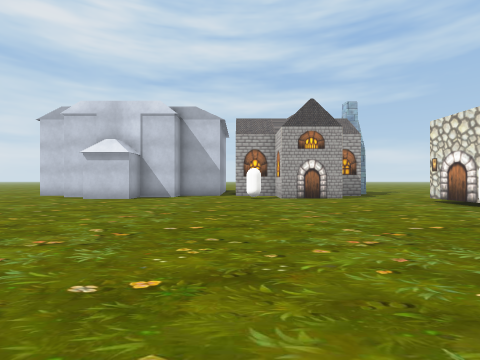
View 1 (above)

20 first-person views from a walk through a 3-D level made in the Unity game engine. The camera is 1.3 m above the floor, looks level and sees 85° across. The floor is counted in squares, 2 m on a side. Each view is taken from the middle of a square. On the plan, view 1 faces up. The plan holds only what a view shows up to about 9 squares ahead; the rest is blank. The place goes on beyond the plan. Some animated figures are not drawn. Some surface patterns are stand-ins.

View 2
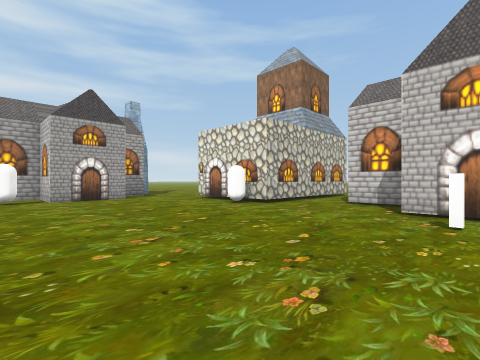

View 3
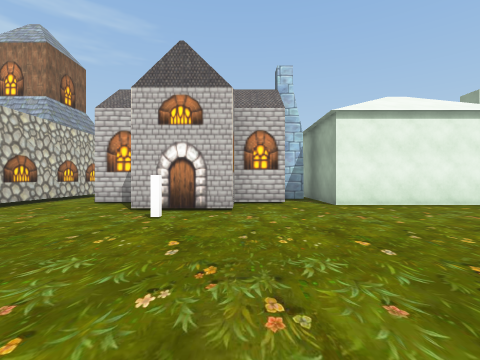

View 4
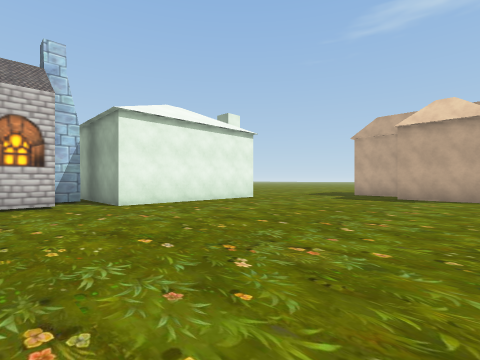

View 5
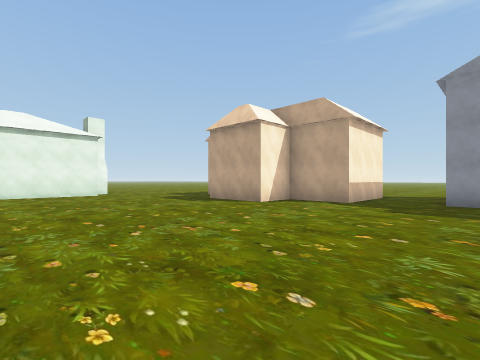

View 6
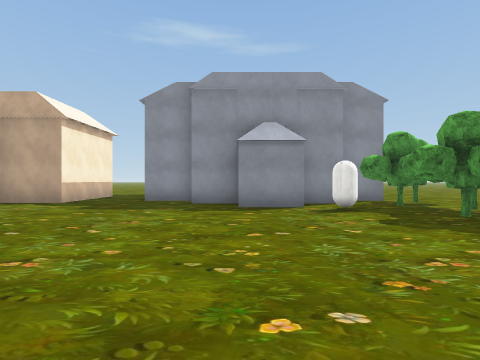

View 7
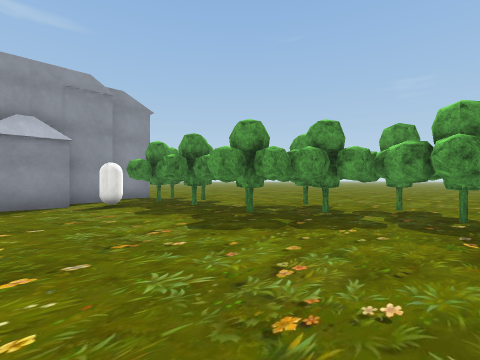

View 8
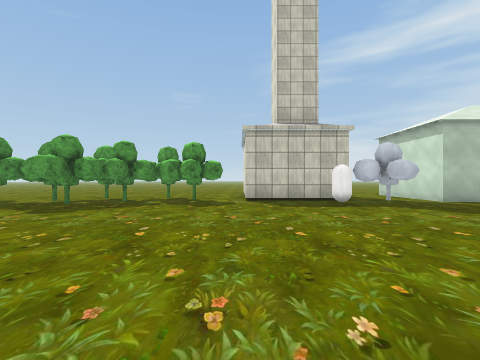

View 9
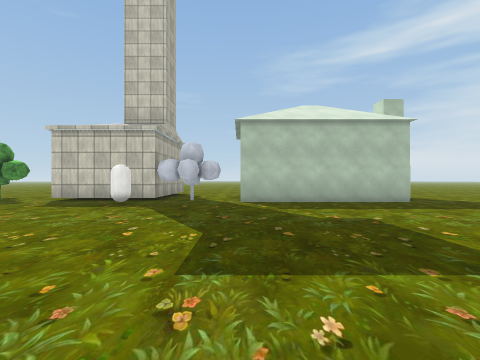

View 10
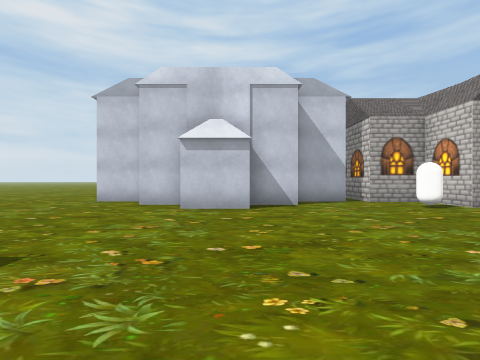

View 11
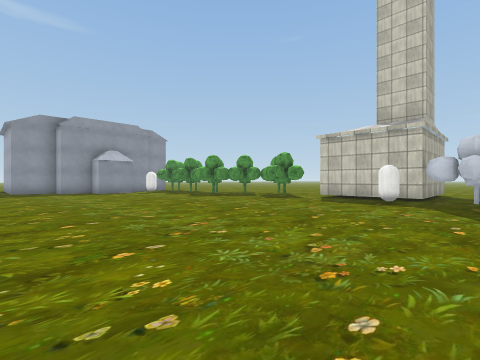

View 12
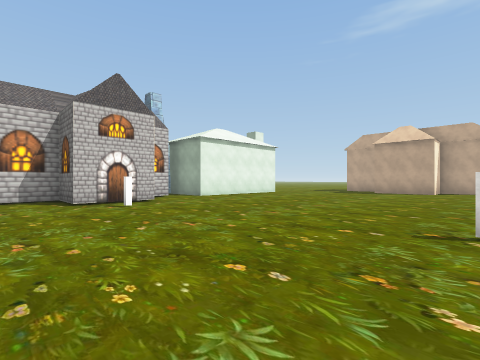

View 13
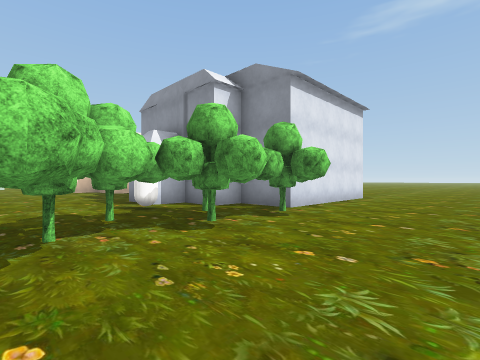

View 14
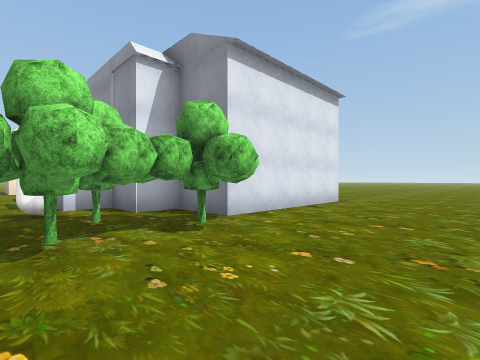

View 15
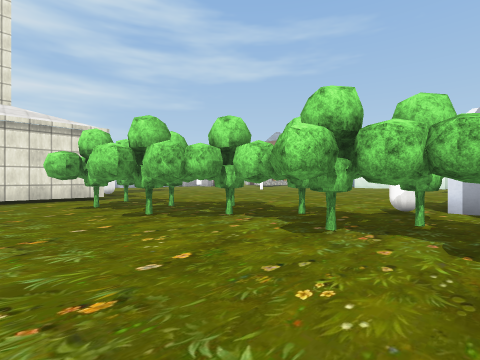

View 16
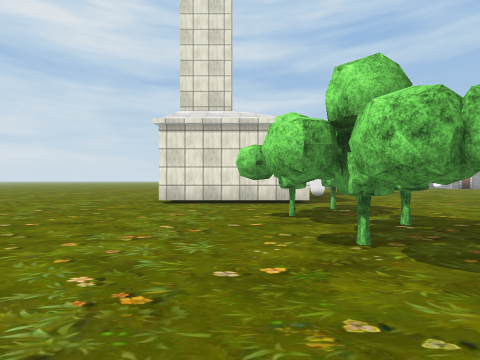

View 17
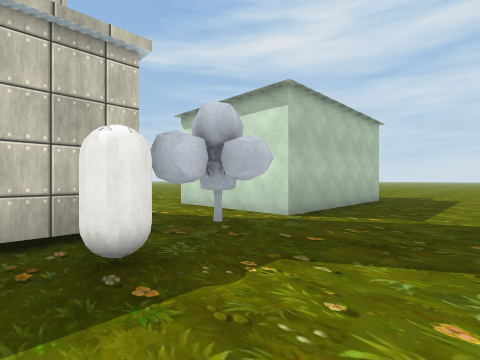

View 18
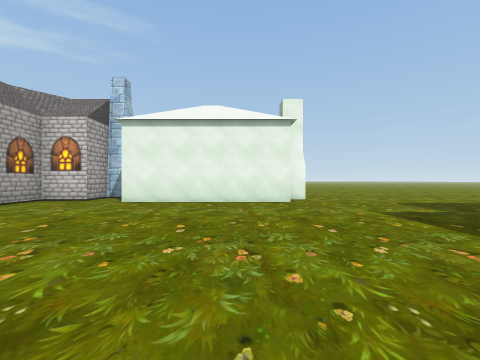

View 19
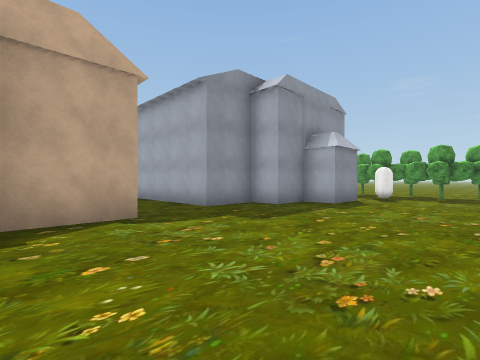

View 20
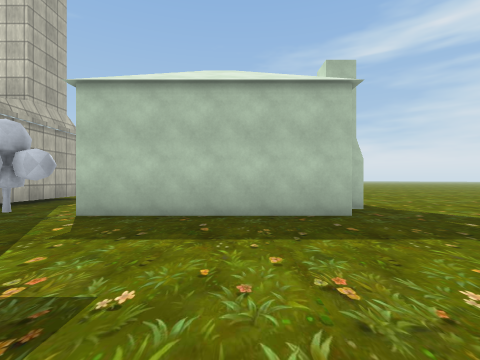

### Floor plan
Key: @ floor where view 1 was taken; # wall or solid block; . floor; H house; C capsule; T tree.
Columns run from 15 left of view 1 to 10 right of it. Each row starts with its distance up from view 1.
 12 .......        HHH
 11 .......###  ###HHH
 10 .........####....HH
  9  .........##...C......
  8  HHH..................
  7   HH.................H HH
  6   HH.................H HH
  5   HH................CHHHH
  4   HH.....................
  3 HHHH...................HH
  2 .. #...................HH
  1 ...#.................HHHH
  0 ####C..........@...#.HHH
 -1 ####.........#.........HH
 -2 ####...................HH
 -3 ........................H
 -4 ...TT.................HHHH
 -5 .TTT..................HH
 -6 ..TTT.................HH
 -7 ..TTTT................HH
 -8 ..TTT.................H
 -9 ...TTT.................HH
-10 ...TT...................
-11 ...TTTC........HHH......
-12 ...TT.H##......HH  .....
-13 ...T#.  ##...HHHH   ....
-14 ....#      #.HH       ..
-15 ....#      #.H
-16 ....#      #.
-17 ....#      #
-18 ....
-19 ....
-20  ...
-21  ..

Where each view was taken, in squares from view 1:
view 1: 0 up, 0 right, facing up
view 2: 0 up, 0 right, facing up-right
view 3: 1 down, 0 right, facing right
view 4: 1 down, 0 right, facing down-right
view 5: 5 down, 5 left, facing down-right
view 6: 5 down, 7 left, facing down
view 7: 4 down, 7 left, facing down-left
view 8: 3 down, 4 left, facing left
view 9: 3 up, 4 left, facing left
view 10: 3 up, 4 left, facing up
view 11: 2 up, 3 left, facing down-left
view 12: 3 up, 2 left, facing down-right
view 13: 8 down, 15 left, facing down-right
view 14: 10 down, 15 left, facing down-right
view 15: 12 down, 15 left, facing up-right
view 16: 10 down, 14 left, facing up
view 17: 1 down, 9 left, facing up-left
view 18: 7 down, 1 left, facing right
view 19: 8 down, 0 right, facing down-left
view 20: 6 up, 7 left, facing left
